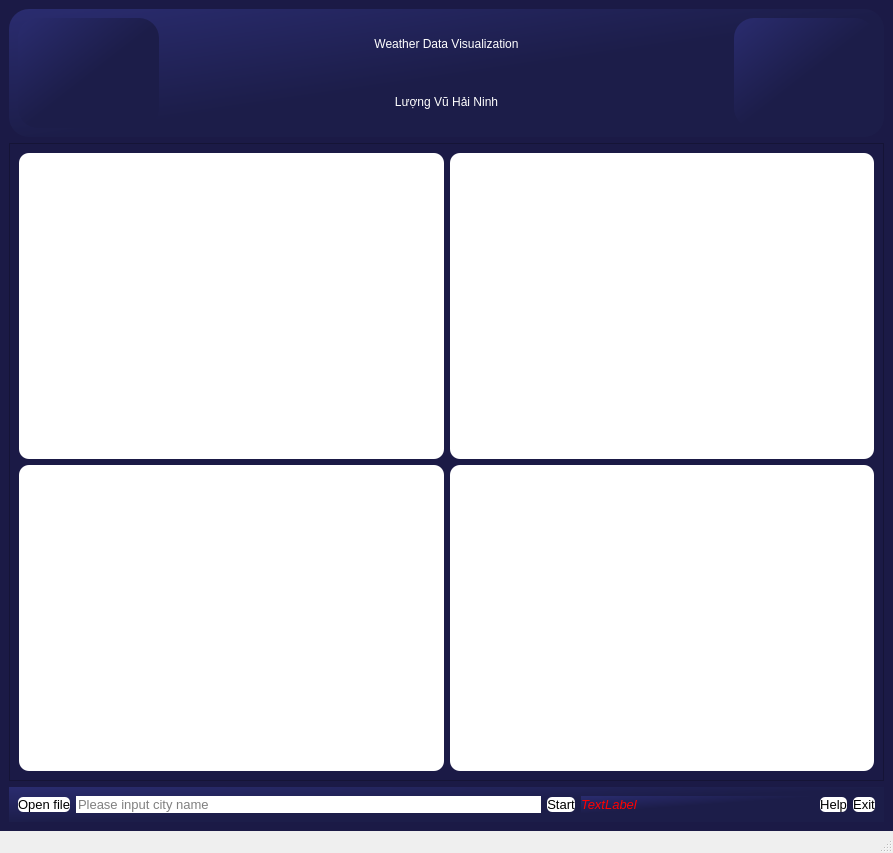
<?xml version="1.0" encoding="UTF-8"?>
<ui version="4.0">
 <class>MainWindow</class>
 <widget class="QMainWindow" name="MainWindow">
  <property name="geometry">
   <rect>
    <x>0</x>
    <y>0</y>
    <width>893</width>
    <height>853</height>
   </rect>
  </property>
  <property name="sizePolicy">
   <sizepolicy hsizetype="Ignored" vsizetype="Ignored">
    <horstretch>0</horstretch>
    <verstretch>0</verstretch>
   </sizepolicy>
  </property>
  <property name="windowTitle">
   <string>MainWindow</string>
  </property>
  <property name="iconSize">
   <size>
    <width>50</width>
    <height>50</height>
   </size>
  </property>
  <widget class="QWidget" name="centralwidget">
   <property name="styleSheet">
    <string notr="true">background-color: qlineargradient(spread:pad, x1:0, y1:0, x2:1, y2:1, stop:0 rgba(42, 44, 111, 255), stop:0.521368 rgba(28, 29, 73, 255));
background-color: rgb(27, 26, 70);</string>
   </property>
   <layout class="QVBoxLayout" name="verticalLayout" stretch="2,10,0">
    <item>
     <widget class="QFrame" name="frame">
      <property name="styleSheet">
       <string notr="true">background-color: qlineargradient(spread:pad, x1:0, y1:0, x2:1, y2:1, stop:0 rgba(42, 44, 111, 255), stop:0.521368 rgba(28, 29, 73, 255));
border-radius:20px;</string>
      </property>
      <property name="frameShape">
       <enum>QFrame::StyledPanel</enum>
      </property>
      <property name="frameShadow">
       <enum>QFrame::Raised</enum>
      </property>
      <layout class="QHBoxLayout" name="horizontalLayout_3" stretch="1,4,1">
       <item>
        <widget class="QLabel" name="label">
         <property name="styleSheet">
          <string notr="true">image: url(:/img/main_logo.png);</string>
         </property>
         <property name="text">
          <string/>
         </property>
        </widget>
       </item>
       <item>
        <layout class="QVBoxLayout" name="verticalLayout_2">
         <item>
          <widget class="QLabel" name="label_2">
           <property name="styleSheet">
            <string notr="true">color: rgb(255, 255, 255);
font: 15 italic 19pt &quot;League Spartan&quot;;
background-color: none;</string>
           </property>
           <property name="text">
            <string>Weather Data Visualization</string>
           </property>
           <property name="alignment">
            <set>Qt::AlignCenter</set>
           </property>
          </widget>
         </item>
         <item>
          <widget class="QLabel" name="label_3">
           <property name="styleSheet">
            <string notr="true">color: rgb(255, 255, 255);
font: 15 italic 19pt &quot;League Spartan&quot;;
background-color: none;</string>
           </property>
           <property name="text">
            <string>Lượng Vũ Hải Ninh</string>
           </property>
           <property name="alignment">
            <set>Qt::AlignCenter</set>
           </property>
          </widget>
         </item>
        </layout>
       </item>
       <item>
        <widget class="QLabel" name="label_5">
         <property name="styleSheet">
          <string notr="true">
image: url(:/img/iconkhoa.png);</string>
         </property>
         <property name="text">
          <string/>
         </property>
        </widget>
       </item>
      </layout>
     </widget>
    </item>
    <item>
     <widget class="QFrame" name="frame_3">
      <property name="styleSheet">
       <string notr="true"/>
      </property>
      <property name="frameShape">
       <enum>QFrame::StyledPanel</enum>
      </property>
      <property name="frameShadow">
       <enum>QFrame::Raised</enum>
      </property>
      <layout class="QGridLayout" name="gridLayout_2">
       <item row="0" column="0">
        <widget class="QFrame" name="frame_chart1">
         <property name="styleSheet">
          <string notr="true">border-radius:10px;
background-color:rgb(255, 255, 255);

</string>
         </property>
         <property name="frameShape">
          <enum>QFrame::StyledPanel</enum>
         </property>
         <property name="frameShadow">
          <enum>QFrame::Raised</enum>
         </property>
         <layout class="QVBoxLayout" name="verticalLayout_23" stretch="5">
          <item>
           <layout class="QVBoxLayout" name="line_chart"/>
          </item>
         </layout>
        </widget>
       </item>
       <item row="1" column="1">
        <widget class="QFrame" name="frame_chart4">
         <property name="styleSheet">
          <string notr="true">border-radius:10px;
background-color: rgb(255, 255, 255);</string>
         </property>
         <property name="frameShape">
          <enum>QFrame::StyledPanel</enum>
         </property>
         <property name="frameShadow">
          <enum>QFrame::Raised</enum>
         </property>
         <layout class="QVBoxLayout" name="verticalLayout_20" stretch="0">
          <item>
           <layout class="QVBoxLayout" name="histogram_chart"/>
          </item>
         </layout>
        </widget>
       </item>
       <item row="0" column="1">
        <widget class="QFrame" name="frame_chart2">
         <property name="styleSheet">
          <string notr="true">border-radius:10px;
background-color: rgb(255, 255, 255);</string>
         </property>
         <property name="frameShape">
          <enum>QFrame::StyledPanel</enum>
         </property>
         <property name="frameShadow">
          <enum>QFrame::Raised</enum>
         </property>
         <layout class="QVBoxLayout" name="verticalLayout_21" stretch="0">
          <item>
           <layout class="QVBoxLayout" name="scatter_chart"/>
          </item>
         </layout>
        </widget>
       </item>
       <item row="1" column="0">
        <widget class="QFrame" name="frame_chart3">
         <property name="styleSheet">
          <string notr="true">border-radius:10px;
background-color: rgb(255, 255, 255);</string>
         </property>
         <property name="frameShape">
          <enum>QFrame::StyledPanel</enum>
         </property>
         <property name="frameShadow">
          <enum>QFrame::Raised</enum>
         </property>
         <layout class="QVBoxLayout" name="verticalLayout_22" stretch="5">
          <item>
           <layout class="QVBoxLayout" name="bar_chart"/>
          </item>
         </layout>
        </widget>
       </item>
      </layout>
     </widget>
    </item>
    <item>
     <widget class="QFrame" name="frame_4">
      <property name="styleSheet">
       <string notr="true">border-radius:170px;
background-color: qlineargradient(spread:pad, x1:0, y1:0, x2:1, y2:1, stop:0 rgba(42, 44, 111, 255), stop:0.521368 rgba(28, 29, 73, 255));</string>
      </property>
      <property name="frameShape">
       <enum>QFrame::StyledPanel</enum>
      </property>
      <property name="frameShadow">
       <enum>QFrame::Raised</enum>
      </property>
      <layout class="QHBoxLayout" name="horizontalLayout_2" stretch="0,2,0,1,0,0">
       <item>
        <widget class="QPushButton" name="load_button">
         <property name="font">
          <font>
           <pointsize>10</pointsize>
          </font>
         </property>
         <property name="cursor">
          <cursorShape>PointingHandCursor</cursorShape>
         </property>
         <property name="styleSheet">
          <string notr="true">QPushButton {
	background-color: rgb(255, 255, 255);
	border-radius:5px;
}
QPushButton:hover {
	background-color: rgb(154, 153, 150);
}
QPushButton:pressed{
	background-color: rgb(0, 0, 0);
	color:rgb(255, 255, 255);
}
	</string>
         </property>
         <property name="text">
          <string>Open file</string>
         </property>
        </widget>
       </item>
       <item>
        <widget class="QLineEdit" name="lineEdit">
         <property name="font">
          <font>
           <pointsize>10</pointsize>
          </font>
         </property>
         <property name="styleSheet">
          <string notr="true">background-color: rgb(255, 255, 255);
border-radius:10px;</string>
         </property>
         <property name="placeholderText">
          <string>Please input city name</string>
         </property>
        </widget>
       </item>
       <item>
        <widget class="QPushButton" name="start_button">
         <property name="font">
          <font>
           <pointsize>10</pointsize>
          </font>
         </property>
         <property name="cursor">
          <cursorShape>PointingHandCursor</cursorShape>
         </property>
         <property name="styleSheet">
          <string notr="true">QPushButton {
	background-color: rgb(255, 255, 255);
	border-radius:5px;
}
QPushButton:hover {
	background-color: rgb(154, 153, 150);
}
QPushButton:pressed{
	background-color: rgb(0, 0, 0);
	color:rgb(255, 255, 255);
}
	</string>
         </property>
         <property name="text">
          <string>Start</string>
         </property>
        </widget>
       </item>
       <item>
        <widget class="QLabel" name="notice_label">
         <property name="font">
          <font>
           <pointsize>10</pointsize>
           <italic>true</italic>
          </font>
         </property>
         <property name="text">
          <string>&lt;html&gt;&lt;head/&gt;&lt;body&gt;&lt;p&gt;&lt;span style=&quot; color:#ff0000;&quot;&gt;TextLabel&lt;/span&gt;&lt;/p&gt;&lt;/body&gt;&lt;/html&gt;</string>
         </property>
        </widget>
       </item>
       <item>
        <widget class="QPushButton" name="help_button">
         <property name="font">
          <font>
           <pointsize>10</pointsize>
          </font>
         </property>
         <property name="cursor">
          <cursorShape>PointingHandCursor</cursorShape>
         </property>
         <property name="styleSheet">
          <string notr="true">QPushButton {
	background-color: rgb(255, 255, 255);
	border-radius:5px;
}
QPushButton:hover {
	background-color: rgb(154, 153, 150);
}
QPushButton:pressed{
	background-color: rgb(0, 0, 0);
	color:rgb(255, 255, 255);
}
	</string>
         </property>
         <property name="text">
          <string>Help</string>
         </property>
        </widget>
       </item>
       <item>
        <widget class="QPushButton" name="exit_button">
         <property name="font">
          <font>
           <pointsize>10</pointsize>
          </font>
         </property>
         <property name="cursor">
          <cursorShape>PointingHandCursor</cursorShape>
         </property>
         <property name="styleSheet">
          <string notr="true">QPushButton {
	background-color: rgb(255, 255, 255);
	border-radius:5px;
}
QPushButton:hover {
	background-color: rgb(154, 153, 150);
}
QPushButton:pressed{
	background-color: rgb(237, 51, 59);
	color: rgb(255, 255, 255);
}
	</string>
         </property>
         <property name="text">
          <string>Exit</string>
         </property>
        </widget>
       </item>
      </layout>
     </widget>
    </item>
   </layout>
  </widget>
  <widget class="QMenuBar" name="menubar">
   <property name="geometry">
    <rect>
     <x>0</x>
     <y>0</y>
     <width>893</width>
     <height>26</height>
    </rect>
   </property>
  </widget>
  <widget class="QStatusBar" name="statusbar"/>
 </widget>
 <resources>
  <include location="resources.qrc"/>
 </resources>
 <connections/>
</ui>
